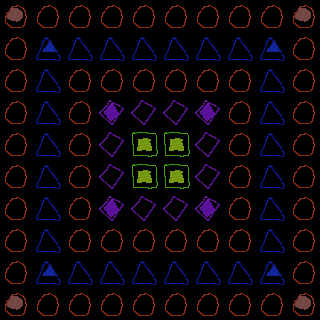

This is a level from a 2D game, rendered from its Tiled map with the project's own tilesets. A one-line summary and the map file follow, with tile-layer data summarised:
An orthogonal 10x10 tile map with 32x32 px tiles, 2 tile layers (Board, Static) and 9 objects (5x Enemy, Shape, Player, Block, Simpl).

<map version="1.0" orientation="orthogonal" renderorder="right-down" width="10" height="10" tilewidth="32" tileheight="32" nextobjectid="15">
 <tileset firstgid="1" name="tilemap" tilewidth="32" tileheight="32" tilecount="8">
  <image source="../test/tilemap.png" trans="ffffff" width="128" height="64" />
  <terraintypes>
   <terrain name="Foo Terrain" tile="-1" />
  </terraintypes>
  <tile id="0" terrain=",0,," />
  <tile id="4" terrain=",0,0," />
  <tile id="5" terrain="0,0,0,0" />
  <tile id="6" terrain="0,0,0,0" />
 </tileset>
 <layer name="Board" width="10" height="10">
  <properties>
   <property name="Description" value="A description from Tiled" />
   <property name="Health" value="100" />
   <property name="IsFun" value="true" />
  </properties>
  <data>[100 cells, 100 non-empty, 4 distinct tile ids]</data>
 </layer>
 <layer name="Static" width="10" height="10">
  <data>[100 cells, 16 non-empty, 4 distinct tile ids]</data>
 </layer>
 <objectgroup name="Enemies">
  <object id="1" name="Cory" type="Enemy" x="132" y="5.33333" width="24" height="24">
   <properties>
    <property name="Aggressive" value="true" />
    <property name="Path" value="Path1" />
   </properties>
  </object>
  <object id="6" name="John" type="Enemy" x="298.667" y="172">
   <properties>
    <property name="Aggressive" value="false" />
   </properties>
  </object>
  <object id="7" name="Katie" type="Enemy" x="164" y="293.333" />
  <object id="8" name="Elana" type="Enemy" x="36" y="136" />
  <object id="13" name="Fanny" type="Enemy" x="38.6667" y="221.333" width="24" height="24">
   <ellipse />
  </object>
  <object id="14" name="Herp" type="Shape" x="225.333" y="244">
   <polygon points="0,0 24,-14.6667 29.3333,14.6667 56,-14.6667 58.6667,8" />
  </object>
 </objectgroup>
 <objectgroup name="Players">
  <object id="9" name="Main" type="Player" x="200" y="101.333" />
  <object id="10" name="Blob" type="Block" gid="1" x="94.6667" y="165.333" width="32" height="32">
   <properties>
    <property name="Solid" value="true" />
   </properties>
  </object>
 </objectgroup>
 <objectgroup name="Paths">
  <object id="11" name="Path1" type="Simpl" x="160" y="20">
   <polyline points="0,0 104,0 140,20 140,89.3333 61.3333,22.6667" />
  </object>
 </objectgroup>
</map>
